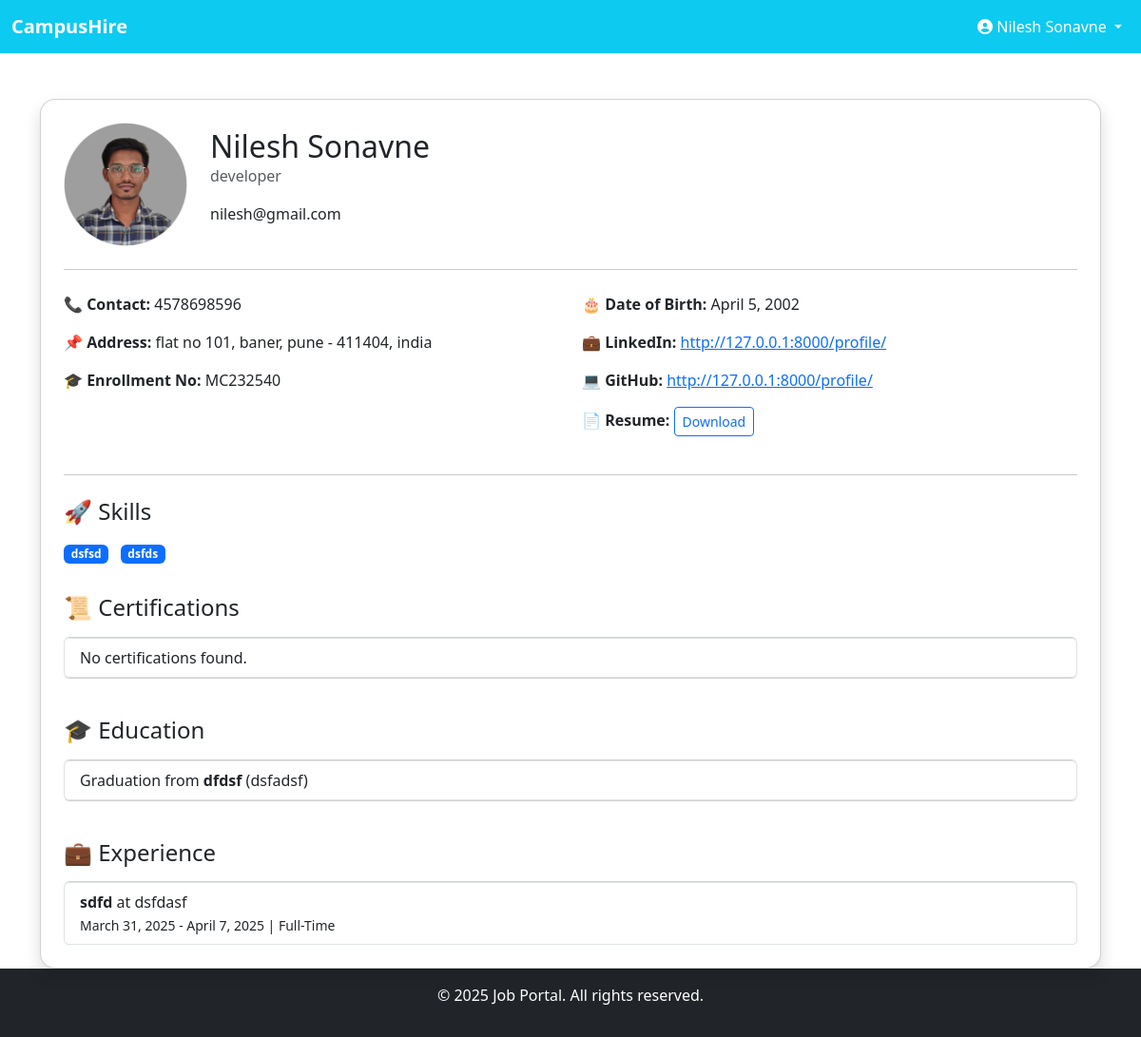
Page /view-profile/ (signed in) on the earlier database version.
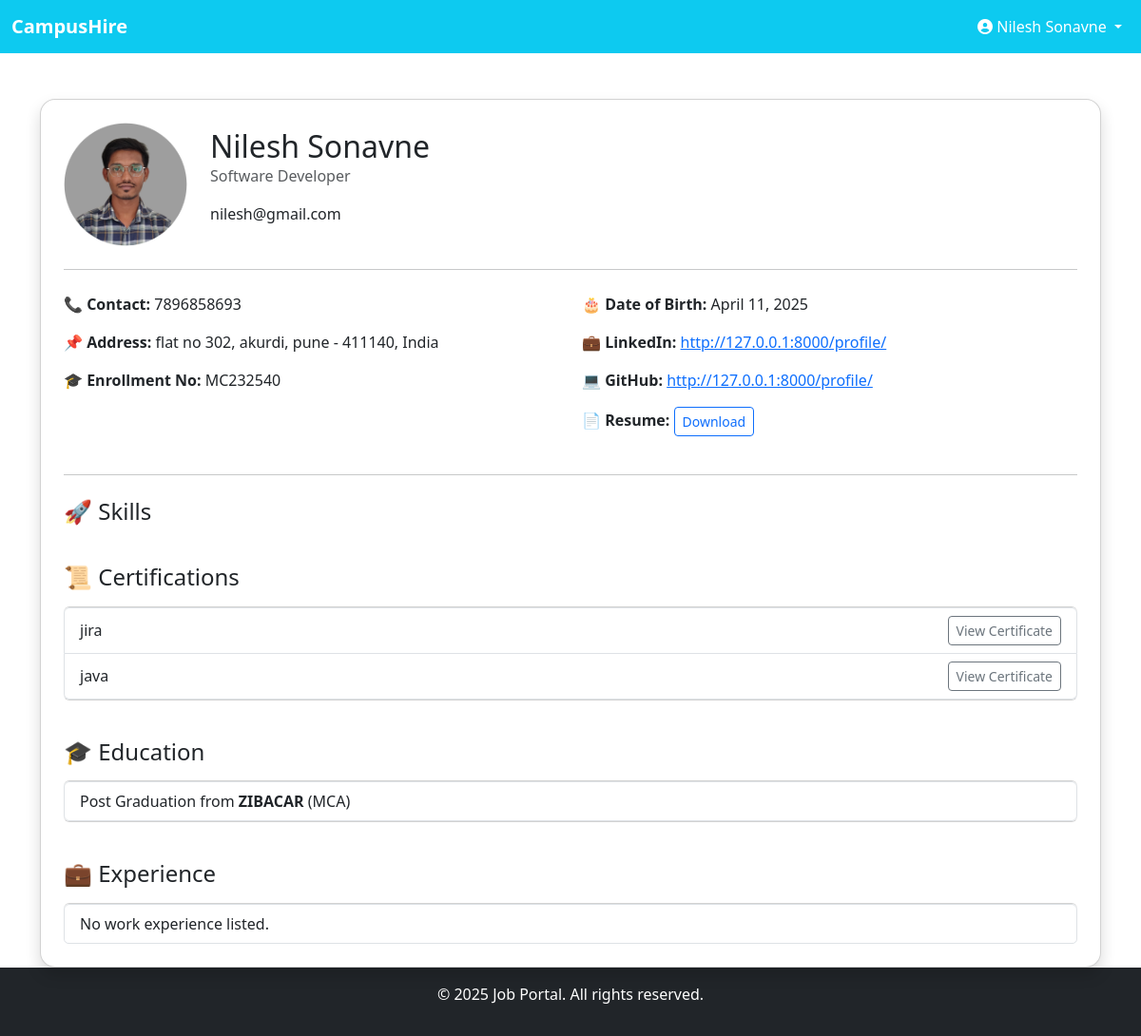
Same page on the later database version.
### users/models.py (models this page shows, shortened)
class User(models.Model):
    name = models.CharField(max_length=255)
    email = models.EmailField(unique=True)
    password = models.CharField(max_length=255)

class Profile(models.Model):
    user = models.OneToOneField(User, on_delete=models.SET_NULL, null=True, blank=True)
    name = models.CharField(max_length=100, blank=True, null=True)  # Store name separately
    email = models.EmailField(blank=True, null=True)  # Store email separately
    headline = models.CharField(max_length=255, blank=True, null=True)
    contact = models.CharField(max_length=15, blank=True, null=True)
    github = models.URLField(blank=True, null=True)
    linkedin = models.URLField(blank=True, null=True)
    profile_pic = models.ImageField(upload_to='profile_pics/', blank=True, null=True)
    resume = models.FileField(upload_to='resumes/', blank=True, null=True)
    street_address = models.CharField(max_length=255, blank=True)
    city = models.CharField(max_length=100, blank=True)
    state = models.CharField(max_length=100, blank=True)
    zip_code = models.CharField(max_length=20, blank=True)
    country = models.CharField(max_length=100, blank=True)
    enrollment = models.CharField(max_length=100, blank=True)
    dob = models.DateField(null=True, blank=True)

class Education(models.Model):
    profile = models.ForeignKey(Profile, on_delete=models.CASCADE, related_name='education')
    education_level = models.CharField(max_length=50)
    college = models.CharField(max_length=255)
    degree = models.CharField(max_length=255)

class Experience(models.Model):
    profile = models.ForeignKey(Profile, on_delete=models.CASCADE, related_name='experience')
    company = models.CharField(max_length=255)
    role = models.CharField(max_length=255)
    start_date = models.DateField()
    end_date = models.DateField(blank=True, null=True)
    role_type = models.CharField(max_length=50, choices=[('Full-Time', 'Full-Time'), ('Internship', 'Internship')])

class Certification(models.Model):
    profile = models.ForeignKey(ProfileSkillsCertifications, on_delete=models.CASCADE, related_name='certifications')
    certification_name = models.CharField(max_length=255)
    file = models.FileField(upload_to='certifications/', blank=True, null=True)

### users/views.py (the view)
# urls.py: path('view-profile/', views.profile_view, name='profile_view'),
def profile_view(request):
    user_id = request.session.get('user_id')
    if not user_id:
        messages.error(request, "You need to log in to view the profile.")
        return redirect('login')
    try:
        user = User.objects.get(id=user_id)
        profile = Profile.objects.get(user=user)
        profile_data = ProfileSkillsCertifications.objects.get(profile=profile)
        certifications = Certification.objects.filter(profile=profile_data)
        education = Education.objects.filter(profile=profile)
        experience = Experience.objects.filter(profile=profile)
        return render(request, "profile_view.html", {
            "user": user,
            "profile": profile,
            "profile_data": profile_data,
            "certifications": certifications,
            "education": education,
            "experience": experience,
        })
    except (User.DoesNotExist, Profile.DoesNotExist, ProfileSkillsCertifications.DoesNotExist):
        messages.error(request, "Profile data not found.")
        return redirect('profile')  # fallback to edit page

### users/Templates/profile_view.html (shortened to what this page needs)
{% extends "base/dashboardbase.html" %}
{% load static %}
{% block content %}
<div class="container mt-5">
  <div class="card shadow rounded-4 p-4">
    <div class="d-flex align-items-center">
      {% if profile.profile_pic %}
        <img src="{{ profile.profile_pic.url }}" alt="Profile Picture" class="rounded-circle me-4" style="width: 130px; height: 130px; object-fit: cover;">
      {% else %}
        <img src="{% static 'images/default-profile.png' %}" alt="Profile Picture" class="rounded-circle me-4" style="width: 130px; height: 130px;">
      {% endif %}
      <div>
        <h2 class="mb-0">{{ user.name }}</h2>
        <p class="text-muted">{{ profile.headline }}</p>
        <p> {{ user.email }}</p>
      </div>
    </div>
    <hr class="my-4">
    <div class="row">
      <div class="col-md-6">
        <p><strong>📞 Contact:</strong> {{ profile.contact }}</p>
        <p><strong>📌 Address:</strong> {{ profile.street_address }}, {{ profile.city }}, {{ profile.state }} - {{ profile.zip_code }}, {{ profile.country }}</p>
        <p><strong>🎓 Enrollment No:</strong> {{ profile.enrollment }}</p>
      </div>
      <div class="col-md-6">
        <p><strong>🎂 Date of Birth:</strong> {{ profile.dob }}</p>
        <p><strong>💼 LinkedIn:</strong> <a href="{{ profile.linkedin }}" target="_blank">{{ profile.linkedin }}</a></p>
        <p><strong>💻 GitHub:</strong> <a href="{{ profile.github }}" target="_blank">{{ profile.github }}</a></p>
        {% if profile.resume %}
          <p><strong>📄 Resume:</strong> <a href="{{ profile.resume.url }}" target="_blank" class="btn btn-outline-primary btn-sm">Download</a></p>
        {% endif %}
      </div>
    </div>
    <hr class="my-4">
    <h4 class="mb-3">🚀 Skills</h4>
    <div>
      {% for skill in profile_data.skills %}
        <span class="badge bg-primary me-2 mb-2">{{ skill }}</span>
      {% empty %}
        <p>No skills added yet.</p>
      {% endfor %}
    </div>
    <h4 class="mt-4 mb-3">📜 Certifications</h4>
    <ul class="list-group mb-3">
      {% for cert in certifications %}
        <li class="list-group-item d-flex justify-content-between align-items-center">
          {{ cert.certification_name }}
          {% if cert.file %}
            <a href="{{ cert.file.url }}" class="btn btn-sm btn-outline-secondary" target="_blank">View Certificate</a>
          {% endif %}
        </li>
      {% empty %}
        <li class="list-group-item">No certifications found.</li>
      {% endfor %}
    </ul>
    <h4 class="mt-4 mb-3">🎓 Education</h4>
    <ul class="list-group mb-3">
      {% for edu in education %}
        <li class="list-group-item">{{ edu.education_level }} from <strong>{{ edu.college }}</strong> ({{ edu.degree }})</li>
      {% empty %}
        <li class="list-group-item">No education history found.</li>
      {% endfor %}
    </ul>
    <h4 class="mt-4 mb-3">💼 Experience</h4>
    <ul class="list-group">
      {% for exp in experience %}
        <li class="list-group-item">
          <strong>{{ exp.role }}</strong> at {{ exp.company }}
          <br>
          <small>{{ exp.start_date }} - {{ exp.end_date|default:"Present" }} | {{ exp.role_type }}</small>
        </li>
      {% empty %}
        <li class="list-group-item">No work experience listed.</li>
      {% endfor %}
    </ul>
  </div>
</div>
{% endblock %}

### users/Templates/base/dashboardbase.html (shortened to what this page needs)
<!DOCTYPE html>
<html lang="en">
<head>
    <link href="https://cdn.jsdelivr.net/npm/bootstrap@5.3.0/dist/css/bootstrap.min.css" rel="stylesheet">
</head>
<body class="d-flex flex-column min-vh-100">
    <nav class="navbar navbar-expand-lg navbar-light bg-info">
        <div class="container-fluid">
            <a class="navbar-brand text-white fw-bold" href="{% url 'dashboard'%}">CampusHire</a>
            <div class="collapse navbar-collapse" id="navbarNav">
                <ul class="navbar-nav ms-auto">
                    <li class="nav-item dropdown">
                        <a class="nav-link dropdown-toggle text-white" href="#" id="profileDropdown" role="button" data-bs-toggle="dropdown">
                            <i class="fas fa-user-circle"></i> {{ user.name }}
                        </a>
                    </li>
                </ul>
            </div>
        </div>
    </nav>
    <main class="flex-fill">
        {% block content %}{% endblock %}
    </main>
    <footer class="bg-dark text-white text-center py-3">
        <p>&copy; 2025 Job Portal. All rights reserved.</p>
    </footer>
</body>
</html>

Differences in the rows shown:
removed Education: education_level "Graduation", college "dfdsf", degree "dsfadsf"
removed Experience: role "sdfd", company "dsfdasf", start_date "March 31, 2025", end_date "April 7, 2025", role_type "Full-Time"
changed Profile "pune": headline "developer" → "Software Developer"; contact "4578698596" → "7896858693"; street_address "flat no 101" → "flat no 302"; city "baner" → "akurdi"; zip_code "411404" → "411140"; country "india" → "India"; dob "April 5, 2002" → "April 11, 2025"
added Certification: certification_name "jira"
added Certification: certification_name "java"
added Education: education_level "Post Graduation", college "ZIBACAR", degree "MCA"
Other differences:
text no longer shown: "No certifications found."
text now shown: "No work experience listed."
list line gone: "dsfsd"
list line gone: "dsfds"
